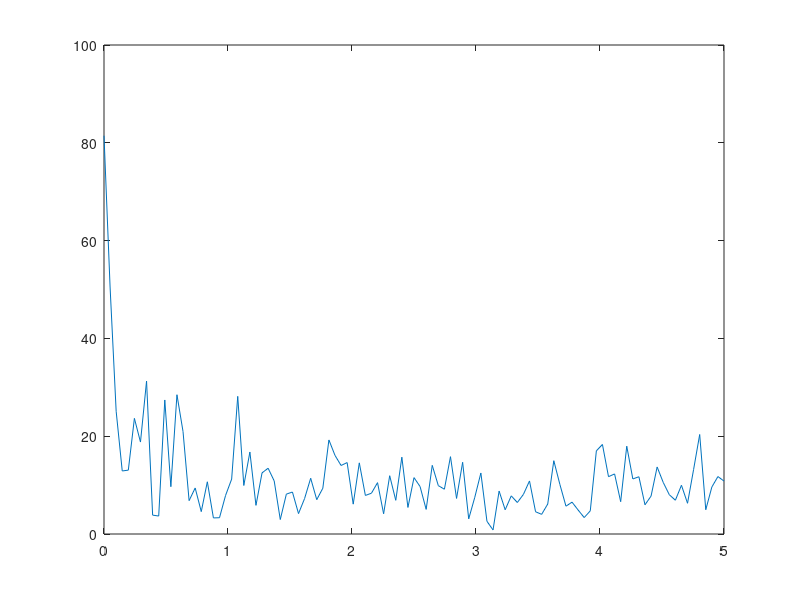
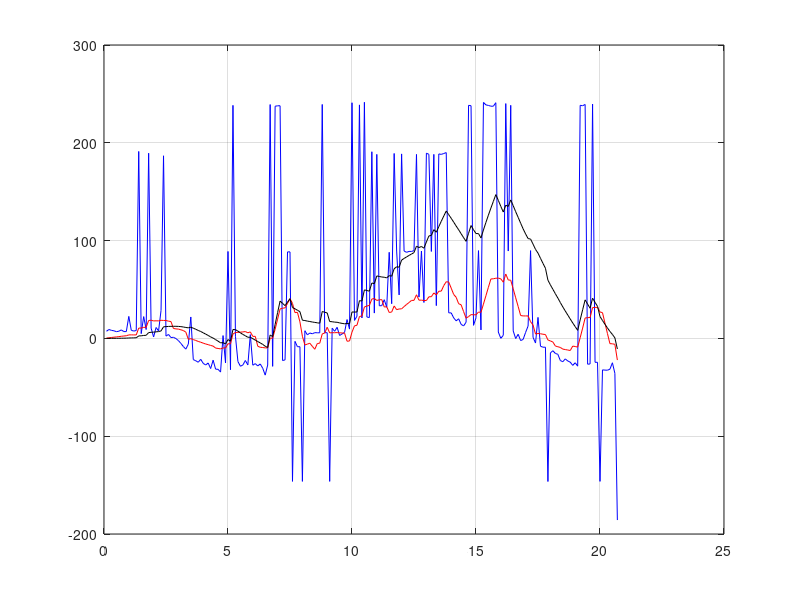

MATLAB code to generate these figures, in order:
clc
clear
close all
fid1 = fopen('raw_data.txt','rt');
fid2 = fopen('filter_data.txt','rt');
raw=fscanf(fid1,'%f\n');
filter=fscanf(fid2,'%f\n');
fclose(fid1);
fclose(fid2);

figure('position',[500,500,800,600]);
%plot frequency figure
N=length(raw);% samples
Fs=10;%10Hz
Ts=0.1;
t=Ts*(1:N);
Y=fft(raw,N)/length(raw); 
f=Fs/2*linspace(0,1,N/2); 
plot(f,2*abs(Y(1:N/2))) 

figure('position',[500,500,800,600]);
N=length(raw);% samples
Fs=10;%10Hz
Ts=0.1;
t=Ts*(1:N);
%plot time domain raw data
%figure;
plot(t,raw,'b');
hold on;

plot(t,filter,'r');
hold on;






%title('kp80ki5kd0.2_interpolation');axis([0 25 -0.5 3]);

X=[0;0];
P=[1 0;0 1];
F=[1 0.1;0 1];
Q=[0.1 0;0 0.1];
H=[1 0];
R=500;

for i=1:1:N
X_=F*X;
P_=F*P*F'+Q;
K=P_*H'/(H*P_*H'+R);
X=X_+K*(raw(i)-H*X_);
P=(eye(2)-K*H)*P_;
kalman(i,1)=X(1);
end


plot(t,kalman,'k');
grid on;
